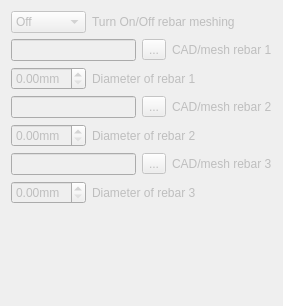
        <widget class="QWidget" name="Page3_cone">
         <property name="enabled">
          <bool>false</bool>
         </property>
         <layout class="QGridLayout" name="gridLayout_4">
          <item row="0" column="0">
           <layout class="QHBoxLayout" name="horizontalLayout_11">
            <item>
             <widget class="QComboBox" name="comboBox_4">
              <property name="sizePolicy">
               <sizepolicy hsizetype="Fixed" vsizetype="Fixed">
                <horstretch>0</horstretch>
                <verstretch>0</verstretch>
               </sizepolicy>
              </property>
              <property name="minimumSize">
               <size>
                <width>75</width>
                <height>0</height>
               </size>
              </property>
              <property name="maximumSize">
               <size>
                <width>75</width>
                <height>16777215</height>
               </size>
              </property>
              <item>
               <property name="text">
                <string>Off</string>
               </property>
              </item>
              <item>
               <property name="text">
                <string>On</string>
               </property>
              </item>
             </widget>
            </item>
            <item>
             <widget class="QLabel" name="textLabel2_11">
              <property name="text">
               <string>Turn On/Off rebar meshing</string>
              </property>
             </widget>
            </item>
           </layout>
          </item>
          <item row="1" column="0">
           <layout class="QHBoxLayout" name="horizontalLayout_12">
            <item>
             <widget class="QLineEdit" name="le_working_dir_2">
              <property name="enabled">
               <bool>false</bool>
              </property>
              <property name="minimumSize">
               <size>
                <width>125</width>
                <height>0</height>
               </size>
              </property>
              <property name="maximumSize">
               <size>
                <width>125</width>
                <height>16777215</height>
               </size>
              </property>
              <property name="readOnly">
               <bool>true</bool>
              </property>
             </widget>
            </item>
            <item>
             <widget class="QToolButton" name="readFileButton_2">
              <property name="enabled">
               <bool>false</bool>
              </property>
              <property name="text">
               <string notr="true">...</string>
              </property>
             </widget>
            </item>
            <item>
             <widget class="QLabel" name="textLabel2_15">
              <property name="text">
               <string>CAD/mesh rebar 1</string>
              </property>
             </widget>
            </item>
           </layout>
          </item>
          <item row="2" column="0">
           <layout class="QHBoxLayout" name="horizontalLayout_13">
            <item>
             <widget class="QDoubleSpinBox" name="doubleSpinBox_9">
              <property name="sizePolicy">
               <sizepolicy hsizetype="Fixed" vsizetype="Fixed">
                <horstretch>0</horstretch>
                <verstretch>0</verstretch>
               </sizepolicy>
              </property>
              <property name="minimumSize">
               <size>
                <width>75</width>
                <height>20</height>
               </size>
              </property>
              <property name="maximumSize">
               <size>
                <width>75</width>
                <height>16777215</height>
               </size>
              </property>
              <property name="suffix">
               <string>mm</string>
              </property>
              <property name="maximum">
               <double>999999.000000000000000</double>
              </property>
             </widget>
            </item>
            <item>
             <widget class="QLabel" name="textLabel2_12">
              <property name="text">
               <string>Diameter of rebar 1</string>
              </property>
             </widget>
            </item>
           </layout>
          </item>
          <item row="3" column="0">
           <layout class="QHBoxLayout" name="horizontalLayout_14">
            <item>
             <widget class="QLineEdit" name="le_working_dir_3">
              <property name="enabled">
               <bool>false</bool>
              </property>
              <property name="minimumSize">
               <size>
                <width>125</width>
                <height>0</height>
               </size>
              </property>
              <property name="maximumSize">
               <size>
                <width>125</width>
                <height>16777215</height>
               </size>
              </property>
              <property name="readOnly">
               <bool>true</bool>
              </property>
             </widget>
            </item>
            <item>
             <widget class="QToolButton" name="readFileButton_3">
              <property name="enabled">
               <bool>false</bool>
              </property>
              <property name="text">
               <string notr="true">...</string>
              </property>
             </widget>
            </item>
            <item>
             <widget class="QLabel" name="textLabel2_16">
              <property name="text">
               <string>CAD/mesh rebar 2</string>
              </property>
             </widget>
            </item>
           </layout>
          </item>
          <item row="4" column="0">
           <layout class="QHBoxLayout" name="horizontalLayout_15">
            <item>
             <widget class="QDoubleSpinBox" name="doubleSpinBox_10">
              <property name="sizePolicy">
               <sizepolicy hsizetype="Fixed" vsizetype="Fixed">
                <horstretch>0</horstretch>
                <verstretch>0</verstretch>
               </sizepolicy>
              </property>
              <property name="minimumSize">
               <size>
                <width>75</width>
                <height>20</height>
               </size>
              </property>
              <property name="maximumSize">
               <size>
                <width>75</width>
                <height>16777215</height>
               </size>
              </property>
              <property name="suffix">
               <string>mm</string>
              </property>
              <property name="maximum">
               <double>999999.000000000000000</double>
              </property>
             </widget>
            </item>
            <item>
             <widget class="QLabel" name="textLabel2_13">
              <property name="text">
               <string>Diameter of rebar 2</string>
              </property>
             </widget>
            </item>
           </layout>
          </item>
          <item row="5" column="0">
           <layout class="QHBoxLayout" name="horizontalLayout_16">
            <item>
             <widget class="QLineEdit" name="le_working_dir_4">
              <property name="enabled">
               <bool>false</bool>
              </property>
              <property name="minimumSize">
               <size>
                <width>125</width>
                <height>0</height>
               </size>
              </property>
              <property name="maximumSize">
               <size>
                <width>125</width>
                <height>16777215</height>
               </size>
              </property>
              <property name="readOnly">
               <bool>true</bool>
              </property>
             </widget>
            </item>
            <item>
             <widget class="QToolButton" name="readFileButton_4">
              <property name="enabled">
               <bool>false</bool>
              </property>
              <property name="text">
               <string notr="true">...</string>
              </property>
             </widget>
            </item>
            <item>
             <widget class="QLabel" name="textLabel2_17">
              <property name="text">
               <string>CAD/mesh rebar 3</string>
              </property>
             </widget>
            </item>
           </layout>
          </item>
          <item row="6" column="0">
           <layout class="QHBoxLayout" name="horizontalLayout_17">
            <item>
             <widget class="QDoubleSpinBox" name="doubleSpinBox_11">
              <property name="sizePolicy">
               <sizepolicy hsizetype="Fixed" vsizetype="Fixed">
                <horstretch>0</horstretch>
                <verstretch>0</verstretch>
               </sizepolicy>
              </property>
              <property name="minimumSize">
               <size>
                <width>75</width>
                <height>20</height>
               </size>
              </property>
              <property name="maximumSize">
               <size>
                <width>75</width>
                <height>16777215</height>
               </size>
              </property>
              <property name="suffix">
               <string>mm</string>
              </property>
              <property name="maximum">
               <double>999999.000000000000000</double>
              </property>
             </widget>
            </item>
            <item>
             <widget class="QLabel" name="textLabel2_14">
              <property name="text">
               <string>Diameter of rebar 3</string>
              </property>
             </widget>
            </item>
           </layout>
          </item>
          <item row="7" column="0">
           <spacer>
            <property name="orientation">
             <enum>Qt::Vertical</enum>
            </property>
            <property name="sizeType">
             <enum>QSizePolicy::Expanding</enum>
            </property>
            <property name="sizeHint" stdset="0">
             <size>
              <width>31</width>
              <height>91</height>
             </size>
            </property>
           </spacer>
          </item>
         </layout>
        </widget>
